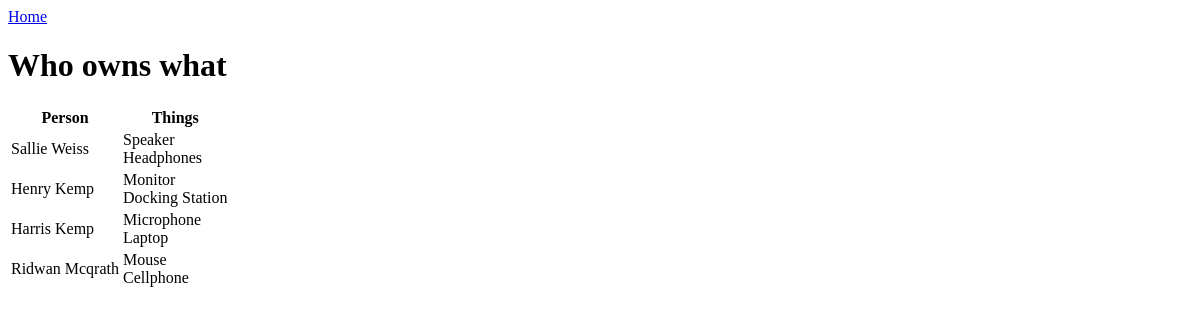
Before: /whowhat with the older database file.
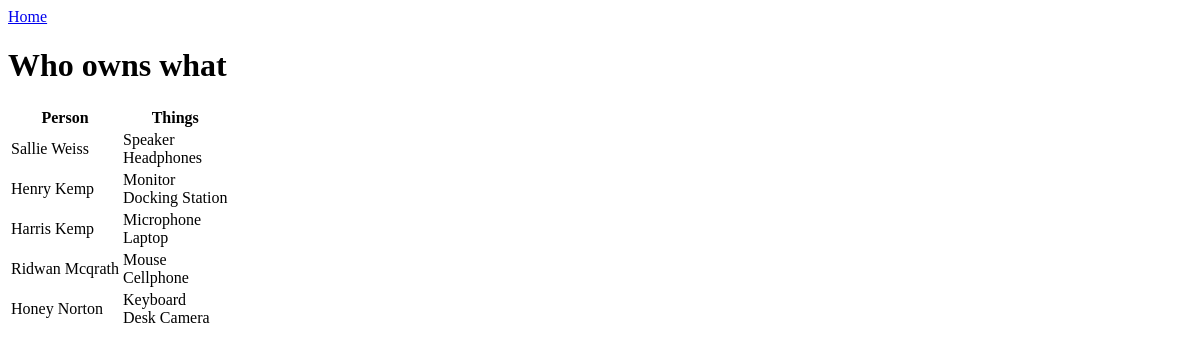
After: the same page with the newer database file.
### main.py (models this page shows, shortened)
class Person(Base):
    __tablename__ = "people"
    ssn = Column("ssn", Integer, primary_key=True)
    firstname = Column("firstname", String)
    lastname = Column("lastname", String)
    gender = Column("gender", CHAR)
    age = Column("age", Integer)

class Thing(Base):
    __tablename__ = "things"
    tid = Column("tid", Integer, primary_key=True)
    description = Column("description", String)
    owner = Column(Integer, ForeignKey("people.ssn"))

### main.py (the view)
@app.route("/whowhat")
def whowhat():
    person_things_list = []
    people = session.query(Person).all()
    for person in people:
        things = session.query(Thing).filter(Thing.owner == person.ssn).all()
        person_things_list.append({
            "person": person,
            "things": things
        })
    return render_template("whowhat.html", personthinglist=person_things_list)

### templates/whowhat.html
{% extends 'base.html' %}
{% block content %}
<a href="/">Home</a>
<h1>Who owns what</h1>
<table>
    <thead>
        <tr>
            <th>Person</th>
            <th>Things</th>
        </tr>
    </thead>
    <tbody>
        {% if personthinglist %}
            {% for entry in personthinglist %}
                <tr>
                    <td>{{ entry.person.firstname }} {{ entry.person.lastname }}</td>
                    <td>
                        {% if entry.things %}
                            {% for thing in entry.things %}
                                {{ thing.description }}<br>
                            {% endfor %}
                        {% else %}
                            No things owned
                        {% endif %}
                    </td>
                </tr>
            {% endfor %}
        {% else %}
            <tr>
                <td colspan="2">There are no people in the database</td>
            </tr>
        {% endif %}
    </tbody>
</table>
{% endblock %}

Changed rows visible on the page:
added Person: person.firstname "Honey", person.lastname "Norton"
now on this page (row unchanged): Thing: description "Keyboard", shown under "Honey"
now on this page (row unchanged): Thing: description "Desk Camera", shown under "Honey"
